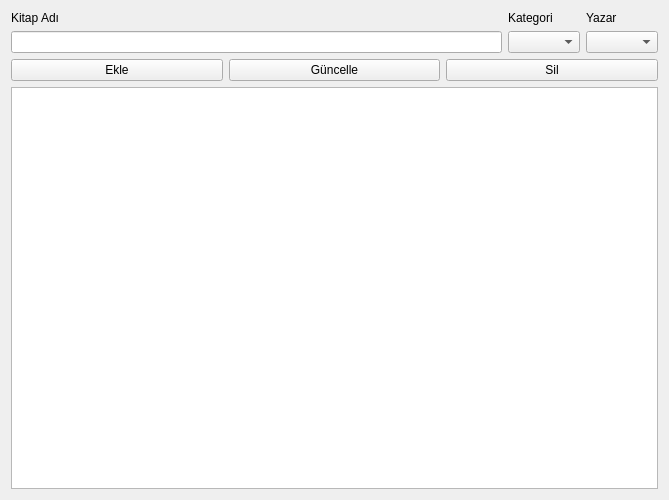
<?xml version="1.0" encoding="UTF-8"?>
<ui version="4.0">
 <class>Form</class>
 <widget class="QWidget" name="Form">
  <property name="geometry">
   <rect>
    <x>0</x>
    <y>0</y>
    <width>669</width>
    <height>500</height>
   </rect>
  </property>
  <property name="windowTitle">
   <string>Kitaplar</string>
  </property>
  <layout class="QVBoxLayout" name="verticalLayout_3">
   <item>
    <layout class="QHBoxLayout" name="horizontalLayout">
     <item>
      <layout class="QVBoxLayout" name="verticalLayout">
       <item>
        <widget class="QLabel" name="label">
         <property name="text">
          <string>Kitap Adı</string>
         </property>
        </widget>
       </item>
       <item>
        <widget class="QLineEdit" name="lineEdit_kitap_adi"/>
       </item>
      </layout>
     </item>
     <item>
      <layout class="QVBoxLayout" name="verticalLayout_2">
       <item>
        <widget class="QLabel" name="label_2">
         <property name="text">
          <string>Kategori</string>
         </property>
        </widget>
       </item>
       <item>
        <widget class="QComboBox" name="comboBox_kategori"/>
       </item>
      </layout>
     </item>
     <item>
      <layout class="QVBoxLayout" name="verticalLayout_4">
       <item>
        <widget class="QLabel" name="label_3">
         <property name="text">
          <string>Yazar</string>
         </property>
        </widget>
       </item>
       <item>
        <widget class="QComboBox" name="comboBox_yazar"/>
       </item>
      </layout>
     </item>
    </layout>
   </item>
   <item>
    <layout class="QHBoxLayout" name="horizontalLayout_2">
     <item>
      <widget class="QPushButton" name="pushButton_ekle">
       <property name="text">
        <string>Ekle</string>
       </property>
      </widget>
     </item>
     <item>
      <widget class="QPushButton" name="pushButton_guncelle">
       <property name="text">
        <string>Güncelle</string>
       </property>
      </widget>
     </item>
     <item>
      <widget class="QPushButton" name="pushButton_sil">
       <property name="text">
        <string>Sil</string>
       </property>
      </widget>
     </item>
    </layout>
   </item>
   <item>
    <widget class="QTableWidget" name="tableWidget_kitaplar"/>
   </item>
  </layout>
 </widget>
 <resources/>
 <connections/>
</ui>
